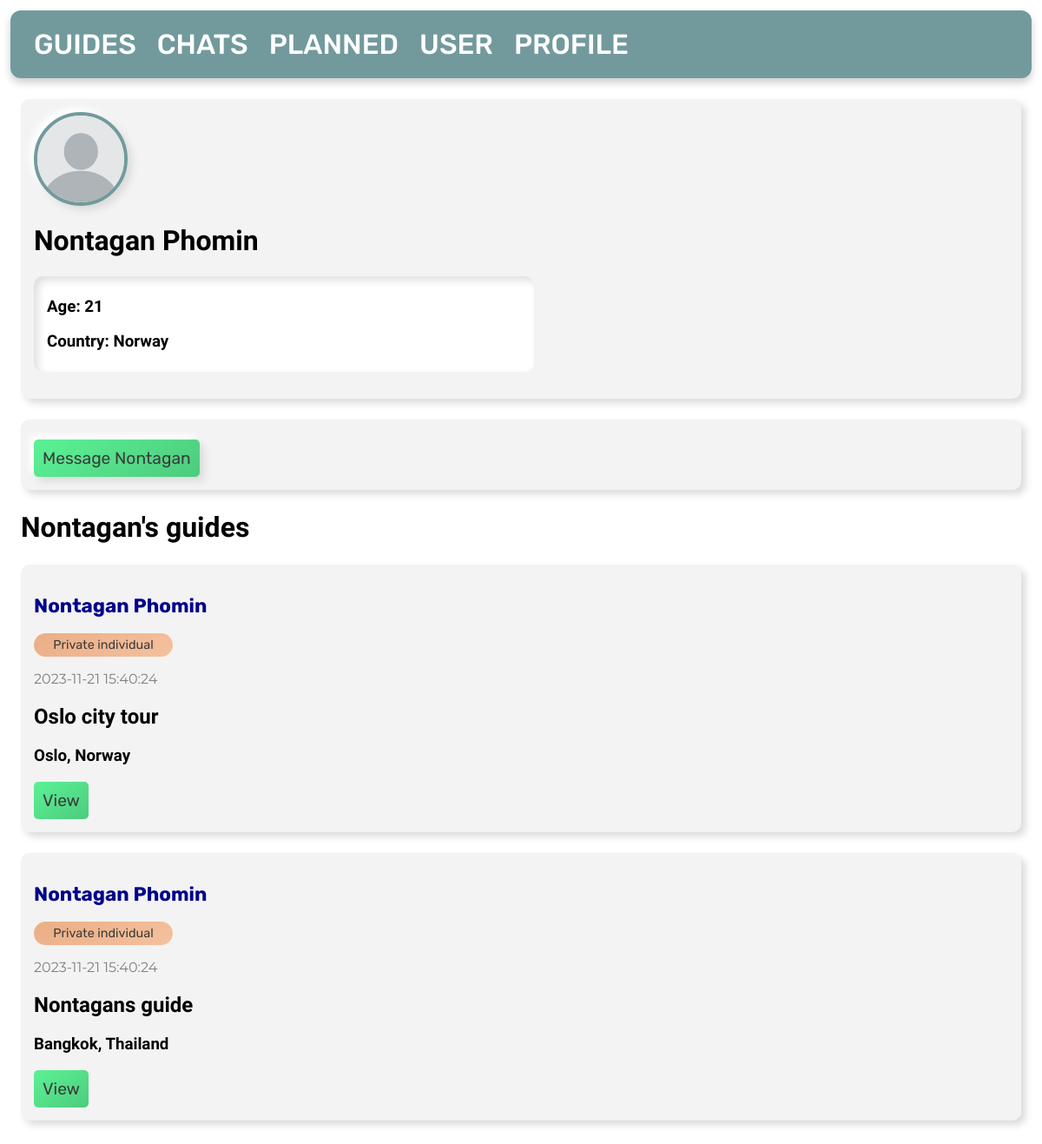
Before: /6/2/profile/ with the older database file.
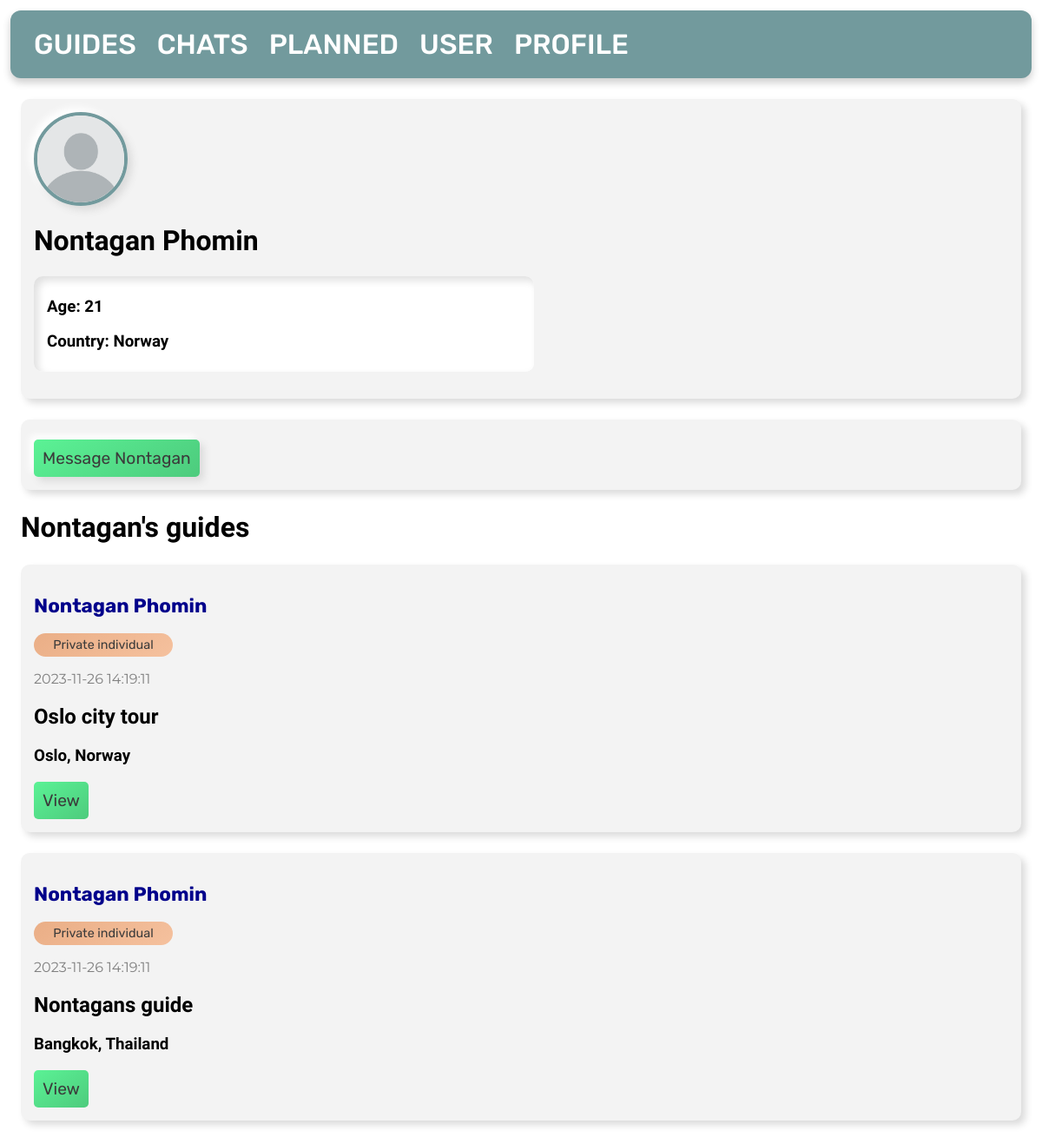
After: the same page with the newer database file.
### tables this page shows
CREATE TABLE images
(
    id   INTEGER PRIMARY KEY AUTOINCREMENT,
    img  TEXT,
    user INTEGER,
    FOREIGN KEY (user) REFERENCES user (id)
);

CREATE TABLE user
(
    id        INTEGER PRIMARY KEY AUTOINCREMENT,
    firstname TEXT NOT NULL,
    lastname  TEXT NOT NULL,
    age       INTEGER,
    country   TEXT
);

CREATE TABLE posts
(
    id       INTEGER PRIMARY KEY AUTOINCREMENT,
    byUser   INTEGER,
    created  TIMESTAMP NOT NULL DEFAULT CURRENT_TIMESTAMP,
    title    TEXT      NOT NULL,
    content  TEXT      NOT NULL,
    country  TEXT      NOT NULL,
    city     TEXT      NOT NULL,
    language TEXT,
    price    INTEGER   NOT NULL,
    type     TEXT,
    FOREIGN KEY (byUser) REFERENCES user (id)
);

### app.py (the view)
@app.route('/<int:id>/<int:u>/profile/', methods=('GET', 'POST'))
def viewProfile(id, u):
    db = get_db_connection()
    global user_id
    user = db.execute('SELECT * FROM posts, user WHERE posts.id = ? AND user.id = posts.byUser OR user.id = ?',
                      (id, u,)).fetchone()
    posts = db.execute('SELECT * FROM posts, user WHERE user.id = ? AND posts.byUser = user.id ORDER BY posts.id DESC',
                       (u,)).fetchall()
    image = db.execute('SELECT * FROM images WHERE images.user = ? ORDER BY id DESC LIMIT 1', (u,)).fetchone()
    if request.method == 'POST':
        db.execute('INSERT INTO chat (user1, user2) VALUES (?, ?)',
                   (user_id, u))
        db.commit()
        db.close()
        return redirect(url_for('chat'))
    return render_template('view-profile.html', user=user, posts=posts, image=image)

### app.py (called while the page is built)
def get_db_connection():
    db = sqlite3.connect('database.db')
    db.row_factory = sqlite3.Row
    return db

### templates/view-profile.html
{% extends 'base.html' %}
{% block content %}
    <div class='post'>
        <object class="pp" data="{{ url_for('static', filename=image['img']) }}">
            <img src="{{ url_for('static', filename='placeholder.png') }}" alt="profile picture">
        </object>
        <h1>{{ user['firstname'] }} {{ user['lastname'] }}</h1>
        <div id="textsec">
            <h3>Age: {{ user['age'] }}</h3>
            <h3>Country: {{ user['country'] }}</h3>
        </div>
    </div>
    <div class="post">
        <form method="post">
            <button id="button" type="submit">Message {{ user['firstname'] }}</button>
        </form>
    </div>
    <h1 id="title">{{ user['firstname'] }}'s guides</h1>
    {% for post in posts %}
        <div class='post'>
            <h3>
                <a id="profile"
                   href="{{ url_for('viewProfile', id=post['id'], u=post['byUser']) }}">{{ post['firstname'] }} {{ post['lastname'] }}</a>
            </h3>
            <p id="type">{{ post['type'] }}</p>
            <p id="date">{{ post['created'] }}</p>
            <h2>{{ post['title'] }}</h2>
            <h3>{{ post['city'] }}, {{ post['country'] }}</h3>
            <a href="{{ url_for('view', id=post['id']) }}">View</a>
        </div>
    {% endfor %}
{% endblock %}

### templates/base.html (shortened to what this page needs)
<!DOCTYPE html>
<html lang="en">
<head>
</head>
<body>
<ul class="nav-links">
    <li><a href="{{ url_for('index') }}">GUIDES</a></li>
    <li><a href="{{ url_for('chat') }}">CHATS</a></li>
    <li><a href="{{ url_for('planned') }}">PLANNED</a></li>
    <li><a href="{{ url_for('user') }}">USER</a></li>
    <li><a href="{{ url_for('profile') }}">PROFILE</a></li>
</ul>
<div class="content">
    {% block content %} {% endblock %}
</div>
</body>
</html>

### templates/base.html (style rules this page uses)
.post { padding: 15px; margin: 2vw; background-color: #f3f3f3; border-radius: 10px; box-shadow: 5px 5px 9px #dbdbdb, -5px -5px 9px #ffffff; }
body { margin: 0; padding-bottom: 7rem; }
h1, h2, h3 { font-family: 'Lexend', sans-serif; }
#title { margin: 2vw; }
p { font-family: 'Montserrat', sans-serif; }
a { font-family: 'Rubik', sans-serif; text-decoration: none; }
#button { font-family: 'Rubik', sans-serif; font-size: 1.2em; border-radius: 5px; margin-right: 0.5rem; margin-top: 0.5rem; padding: 10px; color: #3b3b3b; outline: none; border: none; transition: 300ms; background: linear-gradient(145deg, #5bf295, #4dcb7d); box-shadow: 5px 5px 9px #dbdbdb, -5px -5px 9px #ffffff; }
body .post a { font-family: 'Rubik', sans-serif; font-size: 1.2em; display: inline-block; border-radius: 5px; padding: 10px; color: #3b3b3b; background: linear-gradient(145deg, #5bf295, #4dcb7d); outline: none; border: none; transition: 300ms; }
#textsec { background-color: white; padding-top: 5px; padding-bottom: 5px; padding-left: 15px; margin-top: 1rem; margin-bottom: 1rem; width: 50%; border-radius: 10px; box-shadow: inset 5px 5px 10px #e0e0e0, inset -5px -5px 10px #ffffff; }
#profile { font-family: 'Rubik', sans-serif; font-size: 1.2em; display: inline-block; border-radius: 0; padding: 0; background: transparent; color: darkblue; outline: none; border: none; }
#date { color: grey; }
.nav-links { display: flex; flex-wrap: wrap; align-items: center; margin: 1vw; background-color: #729a9d; padding: 20px 15px; border-radius: 12px; box-shadow: 0 5px 10px rgba(0, 0, 0, 0.2); }
.nav-links li { list-style: none; margin: 0 12px; }
.nav-links li a { position: relative; color: #ffffff; font-size: 2rem; font-weight: 500; padding: 6px 0; text-decoration: none; transition: 300ms; }
.pp { display: inline-block; position: relative; width: 100px; height: 100px; overflow: hidden; border-radius: 50%; border: 4px #729a9d solid; box-shadow: 5px 5px 9px #dbdbdb, -5px -5px 9px #ffffff; }
.pp img { width: auto; height: 100%; }
#type { font-family: 'Rubik', sans-serif; font-size: 0.9rem; width: 150px; padding: 5px; text-align: center; border-radius: 20px; outline: none; color: #3b3b3b; border: none; background: linear-gradient(145deg, #eaae86, #f5c19e); box-shadow: none; }

Changed rows visible on the page:
changed posts "Oslo city tour": created "2023-11-21 15:40:24" → "2023-11-26 14:19:11"
changed posts "Nontagans guide": created "2023-11-21 15:40:24" → "2023-11-26 14:19:11"
